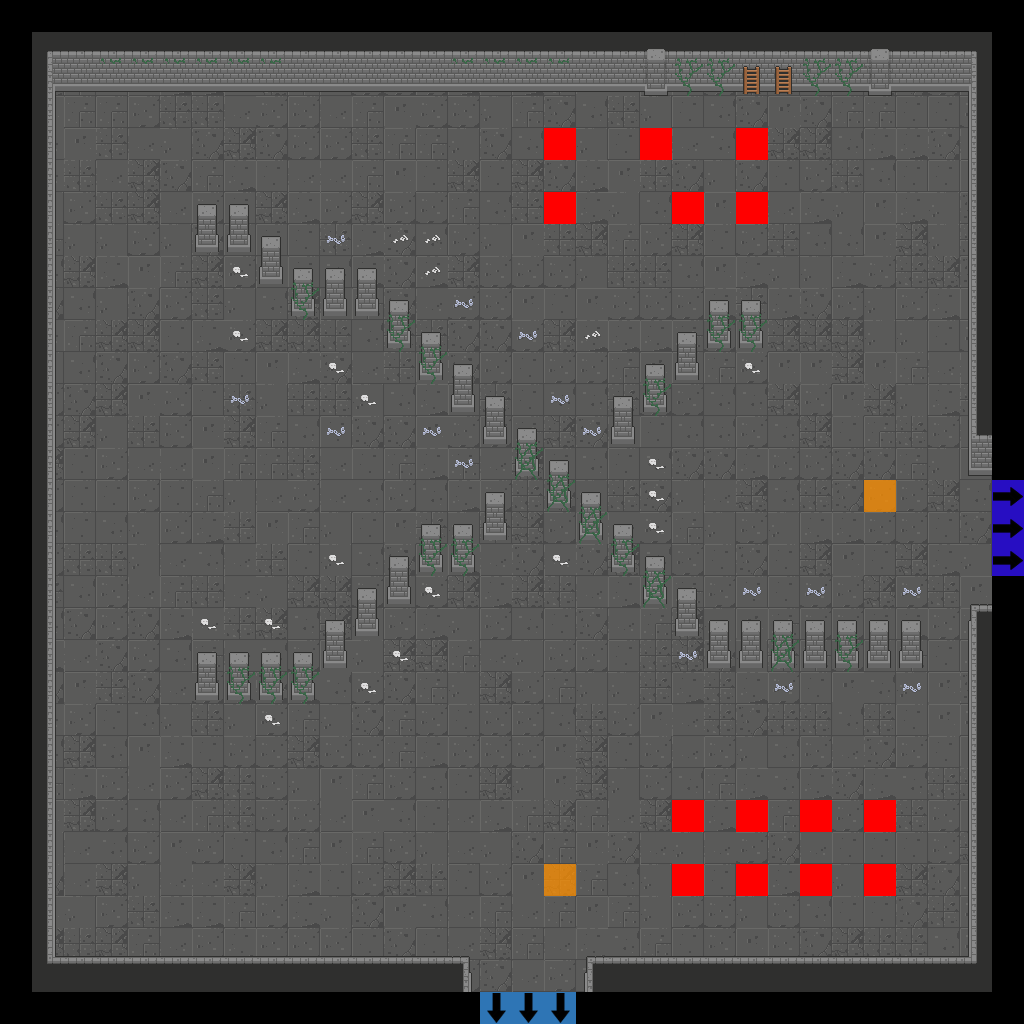

This is a level from a 2D game, rendered from its Tiled map with the project's own tilesets. A one-line summary and the map file follow, with tile-layer data summarised:
An orthogonal 32x32 tile map with 32x32 px tiles, 7 tile layers (Floor, Walls, Doors, Pillars, ...), 2 tilesets.

<map version="1.2" tiledversion="2019.04.18" orientation="orthogonal" renderorder="right-down" width="32" height="32" tilewidth="32" tileheight="32" infinite="0" nextlayerid="22" nextobjectid="1">
 <tileset firstgid="1" source="Dungeon_Tileset_2.tsx" />
 <tileset firstgid="321" source="flags.tsx" />
 <layer id="15" name="Floor" width="32" height="32">
  <data>[1024 cells, 900 non-empty, 12 distinct tile ids]</data>
 </layer>
 <layer id="16" name="Walls" width="32" height="32">
  <data>[1024 cells, 167 non-empty, 23 distinct tile ids]</data>
 </layer>
 <layer id="17" name="Doors" width="32" height="32">
  <data>[1024 cells, 0 non-empty, 0 distinct tile ids]</data>
 </layer>
 <layer id="18" name="Pillars" width="32" height="32">
  <data>[1024 cells, 76 non-empty, 2 distinct tile ids]</data>
 </layer>
 <layer id="19" name="Candles" width="32" height="32">
  <data>[1024 cells, 0 non-empty, 0 distinct tile ids]</data>
 </layer>
 <layer id="20" name="Debris" width="32" height="32">
  <data>[1024 cells, 91 non-empty, 8 distinct tile ids]</data>
 </layer>
 <layer id="21" name="Flags" width="32" height="32">
  <data>[1024 cells, 22 non-empty, 4 distinct tile ids]</data>
 </layer>
</map>
